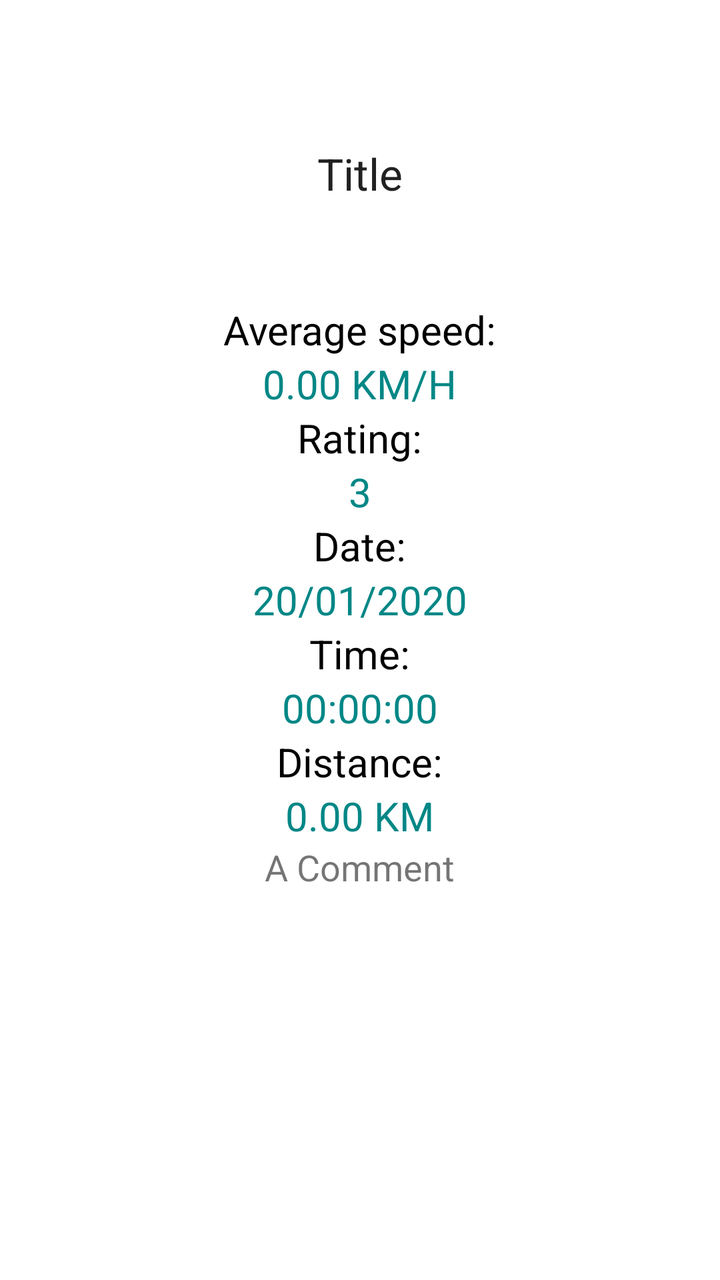
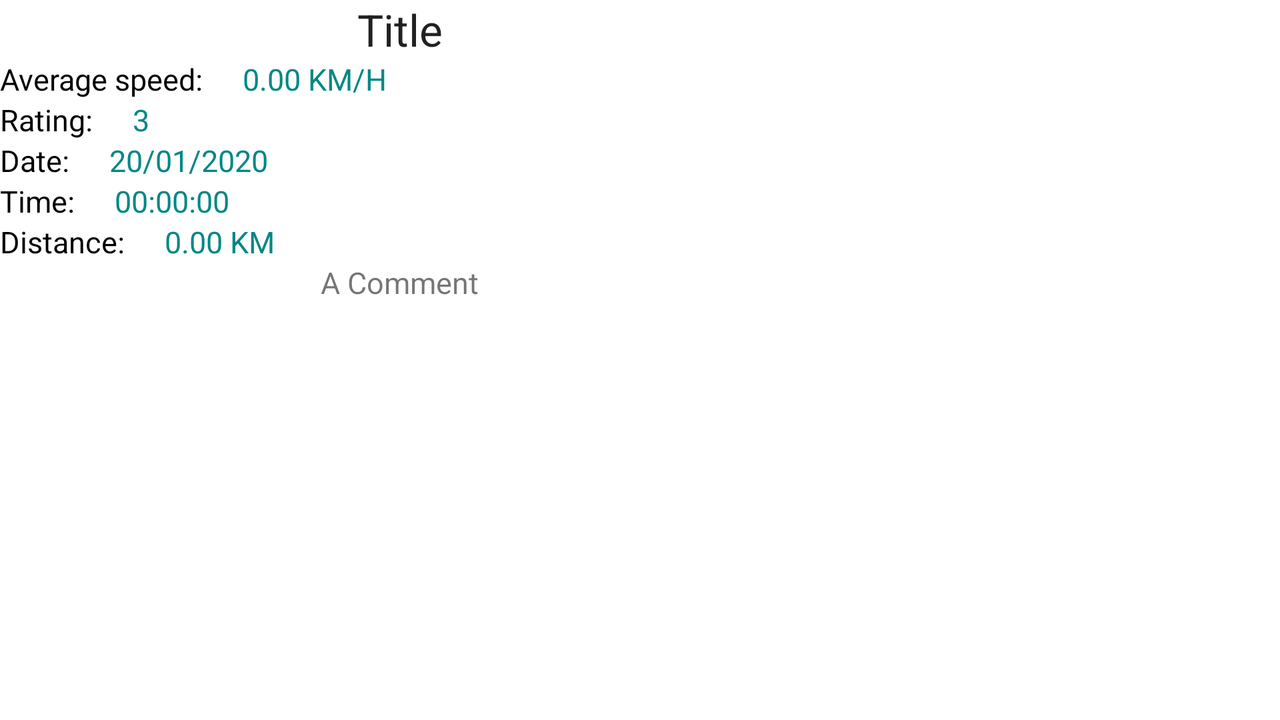

Compare how this app lays out the same screen by default and in its alternative resource folder. The renders come first, then the two layout files and the values they reference.
<!-- AndroidManifest.xml: application theme Theme.RunnerJourney -->
<!-- res/layout/activity_single_journey.xml -->
<?xml version="1.0" encoding="utf-8"?>
<androidx.constraintlayout.widget.ConstraintLayout xmlns:android="http://schemas.android.com/apk/res/android"
    xmlns:app="http://schemas.android.com/apk/res-auto"
    xmlns:tools="http://schemas.android.com/tools"
    android:layout_width="match_parent"
    android:layout_height="match_parent"
    tools:context=".view.SingleJourneyActivity">

    <LinearLayout
        android:id="@+id/linearLayout"
        android:layout_width="match_parent"
        android:layout_height="match_parent"
        android:gravity="center_horizontal"
        android:orientation="vertical">

        <LinearLayout
            android:layout_width="match_parent"
            android:layout_height="wrap_content"
            android:gravity="center"
            android:orientation="horizontal">

            <Button
                android:id="@+id/button6"
                style="@style/Widget.AppCompat.Button.Borderless.Colored"
                android:layout_width="wrap_content"
                android:layout_height="wrap_content"
                android:onClick="onClickMap"
                android:layout_margin="12dp"
                android:textAllCaps="false"
                android:text="@string/view_map" />

            <Button
                style="@style/Widget.AppCompat.Button.Borderless.Colored"
                android:layout_width="wrap_content"
                android:layout_height="wrap_content"
                android:layout_margin="12dp"
                android:onClick="onClickEdit"
                android:textAllCaps="false"
                android:text="@string/edit_journey" />

        </LinearLayout>



        <TextView
            android:id="@+id/titleText"
            android:layout_width="match_parent"
            android:layout_height="wrap_content"
            android:gravity="center"
            android:text="@string/title"
            android:textAppearance="@style/TextAppearance.AppCompat.Large" />

        <ImageView
            android:id="@+id/journeyImg"
            android:layout_width="match_parent"
            android:layout_height="50dp"
            app:srcCompat="@drawable/running" />

        <TextView
            android:layout_width="wrap_content"
            android:layout_height="wrap_content"
            android:text="@string/average_speed"
            android:textColor="#000"
            android:textSize="20sp" />

        <TextView
            android:id="@+id/distanceToday"
            android:layout_width="wrap_content"
            android:layout_height="wrap_content"
            android:textColor="@color/teal_700"
            android:text="0.00 KM/H"
            android:textSize="20sp" />

        <TextView
            android:id="@+id/tv6"
            android:layout_width="wrap_content"
            android:layout_height="wrap_content"
            android:textColor="#000"
            android:text="@string/rating"
            android:textSize="20sp" />

        <TextView
            android:id="@+id/ratingText"
            android:layout_width="wrap_content"
            android:layout_height="wrap_content"
            android:textColor="@color/teal_700"
            android:text="3"
            android:textSize="20sp" />



        <TextView
            android:id="@+id/tv"
            android:layout_width="wrap_content"
            android:layout_height="wrap_content"
            android:textColor="#000"
            android:text="@string/date"
            android:textSize="20sp" />

        <TextView
            android:id="@+id/dateText"
            android:layout_width="wrap_content"
            android:layout_height="wrap_content"
            android:text="20/01/2020"
            android:textColor="@color/teal_700"
            android:textSize="20sp" />


        <TextView
            android:id="@+id/duration"
            android:layout_width="wrap_content"
            android:layout_height="wrap_content"
            android:text="@string/time"
            android:textColor="#000"
            android:textSize="20sp" />
        <TextView
            android:id="@+id/timeToday"
            android:layout_width="wrap_content"
            android:layout_height="wrap_content"
            android:text="00:00:00"
            android:textColor="@color/teal_700"
            android:textSize="20sp" />

        <TextView
            android:id="@+id/tv34"
            android:layout_width="wrap_content"
            android:layout_height="wrap_content"
            android:text="@string/distance"
            android:textColor="#000"
            android:textSize="20sp" />

        <TextView
            android:id="@+id/recordDistance"
            android:layout_width="wrap_content"
            android:layout_height="wrap_content"
            android:text="0.00 KM"
            android:textColor="@color/teal_700"
            android:textSize="20sp" />

        <TextView
            android:id="@+id/commentText"
            android:layout_width="wrap_content"
            android:layout_height="wrap_content"
            android:text="@string/a_comment"
            android:textSize="18sp" />



    </LinearLayout>

</androidx.constraintlayout.widget.ConstraintLayout>
<!-- resources referenced by this layout -->
<resources>
  <string name="a_comment">A Comment</string>
  <string name="average_speed">Average speed:</string>
  <string name="date">Date:</string>
  <string name="distance">Distance:</string>
  <string name="edit_journey">Edit Journey</string>
  <string name="rating">Rating:</string>
  <string name="time">Time:</string>
  <string name="title">Title</string>
  <string name="view_map">View Map</string>
  <style name="Theme.RunnerJourney" parent="Theme.MaterialComponents.DayNight.DarkActionBar">
          
          <item name="colorPrimary">@color/purple_500</item>
          <item name="colorPrimaryVariant">@color/purple_700</item>
          <item name="colorOnPrimary">@color/white</item>
          
          <item name="colorSecondary">@color/teal_200</item>
          <item name="colorSecondaryVariant">@color/teal_700</item>
          <item name="colorOnSecondary">@color/black</item>
          
          <item name="android:statusBarColor" tools:targetApi="l">?attr/colorPrimaryVariant</item>
          
      </style>
</resources>
<!-- res/layout-land/activity_single_journey.xml (the repository's variant of the layout above) -->
<!-- drawn on the phone turned sideways -->
<?xml version="1.0" encoding="utf-8"?>
<LinearLayout xmlns:android="http://schemas.android.com/apk/res/android"
    xmlns:app="http://schemas.android.com/apk/res-auto"
    xmlns:tools="http://schemas.android.com/tools"
    android:layout_width="match_parent"
    android:layout_height="match_parent"
    android:orientation="horizontal"
    tools:context=".view.SingleJourneyActivity">

    <LinearLayout
        android:id="@+id/linearLayout"
        android:layout_width="400dp"
        android:layout_height="match_parent"
        android:gravity="center_horizontal"
        android:orientation="vertical"
        tools:ignore="MissingConstraints">

        <TextView
            android:id="@+id/titleText"
            android:layout_width="wrap_content"
            android:layout_height="wrap_content"
            android:gravity="center"
            android:text="@string/title"
            android:textAppearance="@style/TextAppearance.AppCompat.Large" />

        <LinearLayout
            android:layout_width="match_parent"
            android:layout_height="wrap_content"
            android:orientation="horizontal">

            <TextView
                android:layout_width="wrap_content"
                android:layout_height="wrap_content"
                android:text="@string/average_speed"
                android:textColor="#000"
                android:textSize="15sp" />

            <TextView
                android:id="@+id/distanceToday"
                android:layout_width="wrap_content"
                android:layout_height="wrap_content"
                android:layout_marginStart="20dp"
                android:layout_marginLeft="20dp"
                android:text="0.00 KM/H"
                android:textColor="@color/teal_700"
                android:textSize="15sp" />

        </LinearLayout>

        <LinearLayout
            android:layout_width="match_parent"
            android:layout_height="wrap_content"
            android:orientation="horizontal">

            <TextView
                android:id="@+id/tv6"
                android:layout_width="wrap_content"
                android:layout_height="wrap_content"
                android:text="@string/rating"
                android:textColor="#000"
                android:textSize="15sp" />

            <TextView
                android:id="@+id/ratingText"
                android:layout_width="wrap_content"
                android:layout_height="wrap_content"
                android:layout_marginStart="20dp"
                android:layout_marginLeft="20dp"
                android:text="3"
                android:textColor="@color/teal_700"
                android:textSize="15sp" />

        </LinearLayout>

        <LinearLayout
            android:layout_width="match_parent"
            android:layout_height="wrap_content"
            android:orientation="horizontal">

            <TextView
                android:id="@+id/tv"
                android:layout_width="wrap_content"
                android:layout_height="wrap_content"
                android:text="@string/date"
                android:textColor="#000"
                android:textSize="15sp" />

            <TextView
                android:id="@+id/dateText"
                android:layout_width="wrap_content"
                android:layout_height="wrap_content"
                android:layout_marginStart="20dp"
                android:layout_marginLeft="20dp"
                android:text="20/01/2020"
                android:textColor="@color/teal_700"
                android:textSize="15sp" />

        </LinearLayout>

        <LinearLayout
            android:layout_width="match_parent"
            android:layout_height="wrap_content"
            android:orientation="horizontal">

            <TextView
                android:id="@+id/duration"
                android:layout_width="wrap_content"
                android:layout_height="wrap_content"
                android:text="@string/time"
                android:textColor="#000"
                android:textSize="15sp" />

            <TextView
                android:id="@+id/timeToday"
                android:layout_width="wrap_content"
                android:layout_height="wrap_content"
                android:layout_marginStart="20dp"
                android:layout_marginLeft="20dp"
                android:text="00:00:00"
                android:textColor="@color/teal_700"
                android:textSize="15sp" />


        </LinearLayout>

        <LinearLayout
            android:layout_width="match_parent"
            android:layout_height="wrap_content"
            android:orientation="horizontal">

            <TextView
                android:id="@+id/tv34"
                android:layout_width="wrap_content"
                android:layout_height="wrap_content"
                android:text="@string/distance"
                android:textColor="#000"
                android:textSize="15sp" />

            <TextView
                android:id="@+id/recordDistance"
                android:layout_width="wrap_content"
                android:layout_height="wrap_content"
                android:layout_marginStart="20dp"
                android:layout_marginLeft="20dp"
                android:text="0.00 KM"
                android:textColor="@color/teal_700"
                android:textSize="15sp" />

        </LinearLayout>


        <TextView
            android:id="@+id/commentText"
            android:layout_width="wrap_content"
            android:layout_height="wrap_content"
            android:text="@string/a_comment"
            android:textSize="15sp" />


    </LinearLayout>

    <LinearLayout
        android:layout_width="match_parent"
        android:layout_height="wrap_content"
        android:gravity="center"
        android:orientation="vertical">

        <ImageView
            android:id="@+id/journeyImg"
            android:layout_width="150dp"
            android:layout_height="150dp"
            app:srcCompat="@drawable/running" />

        <Button
            android:id="@+id/button6"
            style="@style/Widget.AppCompat.Button.Borderless.Colored"
            android:layout_width="wrap_content"
            android:layout_height="wrap_content"
            android:layout_margin="12dp"
            android:onClick="onClickMap"
            android:textAllCaps="false"
            android:text="@string/view_map" />

        <Button
            style="@style/Widget.AppCompat.Button.Borderless.Colored"
            android:layout_width="wrap_content"
            android:layout_height="wrap_content"
            android:layout_margin="12dp"
            android:onClick="onClickEdit"
            android:textAllCaps="false"
            android:text="@string/edit_journey" />

    </LinearLayout>

</LinearLayout>
